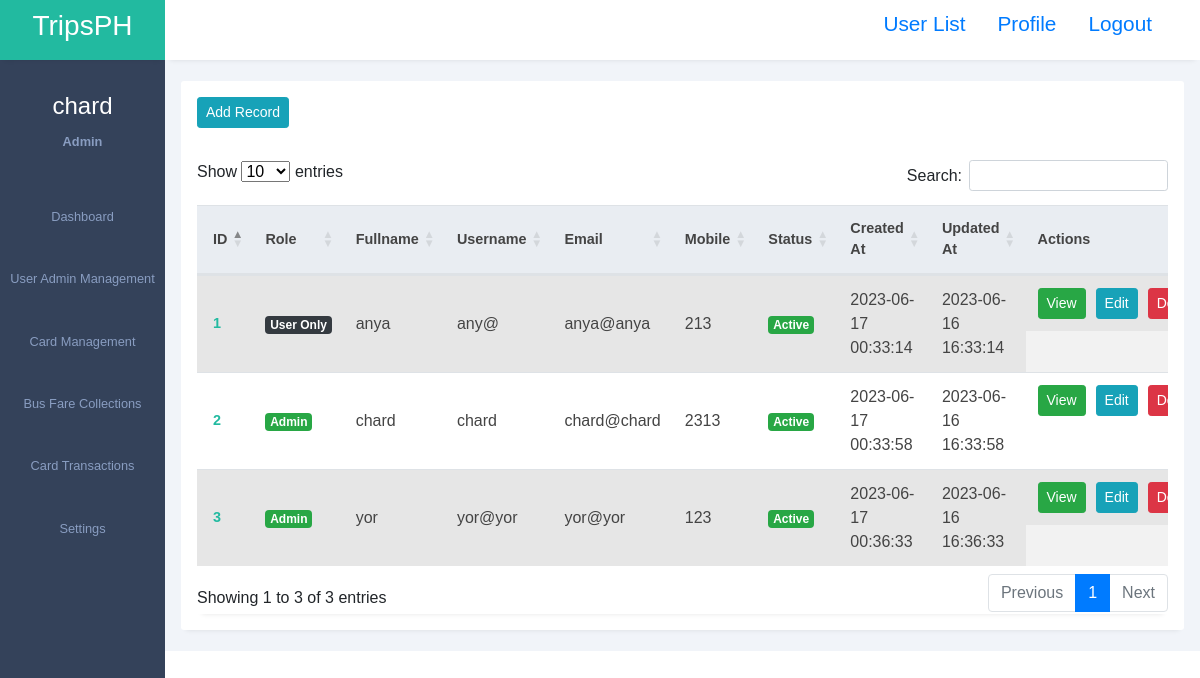
The app's page /admin/adminuser/adminuser.php (signed in) with its own data.
### tables this page shows
CREATE TABLE `tbl_users` (
  `id` int(11) NOT NULL AUTO_INCREMENT,
  `user_role_id` int(11) DEFAULT NULL,
  `full_name` varchar(255) DEFAULT NULL,
  `username` varchar(50) NOT NULL,
  `email` varchar(255) DEFAULT NULL,
  `mobile` varchar(25) DEFAULT NULL,
  `password` varchar(255) NOT NULL,
  `status` tinyint(1) NOT NULL,
  `created_at` TIMESTAMP DEFAULT CURRENT_TIMESTAMP,
  `updated_at` TIMESTAMP NOT NULL DEFAULT CURRENT_TIMESTAMP ON UPDATE CURRENT_TIMESTAMP,
  PRIMARY KEY (`id`)
);

### admin/adminuser/adminuser.php (the view, shortened to what this page needs)
<?php
require_once('../../admin/config.php');
?>
<!DOCTYPE html>
<html lang="en">
<head>
    <link rel="stylesheet" href="assets/styles1.css">
    <link rel="stylesheet" href="https://maxst.icons8.com/vue-static/landings/line-awesome/line-awesome/1.3.0/css/line-awesome.min.css">
    <link rel="stylesheet" href="assets/bootstrap.min.css">
    <link rel="stylesheet" href="https://cdn.datatables.net/1.13.4/css/dataTables.bootstrap5.min.css" />
</head>
<body>
    <div class="sidebar">
        <div class="side-header">
            <h3>T<span>ripsPH</span></h3>
        </div>
        <div class="side-content">
            <div class="profile">
                <h4>
                    <?php
                    if (isset($_SESSION['username'])) {
                        echo $_SESSION['username'];
                    } else {
                        echo 'Default Name';
                    }
                    ?>
                </h4>
                <small>
                    <?php
                    if (isset($_SESSION['user_role_id'])) {
                        $role = 'Default Role';
                        if ($_SESSION['user_role_id'] == 1) {
                            $role = 'Admin';
                        } elseif ($_SESSION['user_role_id'] == 2) {
                            $role = 'Editor';
                        } elseif ($_SESSION['user_role_id'] == 3) {
                            $role = 'User Only';
                        }
                        echo $role;
                    } else {
                        echo 'Default Role';
                    }
                    ?>
                </small>
            </div>
            <div class="side-menu">
                <ul>
                    <li>
                        <a href="../dashboard.php">
                            <small>Dashboard</small>
                        </a>
                    </li>
                    <li>
                        <a href="../admin/user_management.php">
                            <small>User Admin Management</small>
                        </a>
                    </li>
                    <li>
                        <a href="../admin/cardmanagement/card_management.php">
                            <small>Card Management</small>
                        </a>
                    </li>
                    <li>
                        <a href="../admin/busfarecollection/bus_fare_collection.php">
                            <small>Bus Fare Collections</small>
                        </a>
                    </li>
                    <li>
                        <a href="../admin/cardtransactions/card_transactions.php">
                            <small>Card Transactions</small>
                        </a>
                    </li>
                    <li>
                        <a href="../admin/setting/settings.php">
                            <small>Settings</small>
                        </a>
                    </li>
                </ul>
            </div>
        </div>
    </div>
    <div class="main-content">
        <header>
            <div class="header-content">
                <div class="header-menu">
                    <?php if ($_SESSION['user_role_id'] <= 1) { ?>
                        <label for="">
                            <a href="/adminuser.php"><span>User List</span></a>
                        </label>
                    <?php } ?>
                    <label for="">
                        <a href="../adminuser/adminuser.php"><span>Profile</span></a>
                    </label>
                    <label for="">
                        <a href="../logout.php"><span>Logout</span></a>
                    </label>
                </div>
        </header>
        <main>
            <div class="page-content">
                <div class="records table-responsive">
                    <div class="record-header">
                        <div class="add">
                            <?php if (($_SESSION['user_role_id'] == 1) || $_SESSION['user_role_id'] == 2) { ?>
                                <a href="addrecord.php" class="btn btn-info btn-sm">Add Record</a>
                            <?php } else { ?>
                                <a class="btn btn-info btn-sm disabled">Add Record</a>
                            <?php } ?>
                        </div>
                    </div>
                    <div>
                        <div class="record-header">
                            <div class="records table-responsive">
                                <table id="example" class="table table-striped" style="width: 100%">
                                    <thead>
                                        <tr>
                                            <th style="vertical-align: middle;">ID</th>
                                            <th style="vertical-align: middle;">Role</th>
                                            <th style="vertical-align: middle;">Fullname</th>
                                            <th style="vertical-align: middle;">Username</th>
                                            <th style="vertical-align: middle;">Email</th>
                                            <th style="vertical-align: middle;">Mobile</th>
                                            <th style="vertical-align: middle;">Status</th>
                                            <th style="vertical-align: middle;">Created At</th>
                                            <th style="vertical-align: middle;">Updated At</th>
                                            <th style="vertical-align: middle;">Actions</th>
                                        </tr>
                                    </thead>
                                    <tbody>
                                        <?php
                                        $sql = "SELECT u.*, r.user_role FROM `tbl_users` u INNER JOIN `tbl_user_role` r ON u.user_role_id = r.id";
                                        $result = mysqli_query($link, $sql);
                                        while ($row = mysqli_fetch_assoc($result)) {
                                            $status = $row["status"];
                                            $statusBadge = $status == "1" ? "Active" : "Inactive";
                                            $statusClass = $status == "1" ? "badge-success" : "badge-danger";
                                        ?>
                                            <tr>
                                                <td style="vertical-align: middle;"><?php echo $row["id"] ?></td>
                                                <td style="vertical-align: middle;">
                                                    <?php
                                                    $userRole = $row["user_role"];
                                                    if ($userRole == "Admin") {
                                                        echo "<span class='badge badge-lg badge-success text-white'>Admin</span>";
                                                    } elseif ($userRole == "Editor") {
                                                        echo "<span class='badge badge-lg badge-info text-white'>Editor</span>";
                                                    } elseif ($userRole == "User Only") {
                                                        echo "<span class='badge badge-lg badge-dark text-white'>User Only</span>";
                                                    } else {
                                                        echo $userRole;
                                                    }
                                                    ?>
                                                </td>
                                                <td style="vertical-align: middle;"><?php echo $row["full_name"] ?></td>
                                                <td style="vertical-align: middle;"><?php echo $row["username"] ?></td>
                                                <td style="vertical-align: middle;"><?php echo $row["email"] ?></td>
                                                <td style="vertical-align: middle;"><?php echo $row["mobile"] ?></td>
                                                <td style="vertical-align: middle;">
                                                    <span class="badge badge-lg <?php echo $statusClass ?> text-white"><?php echo $statusBadge ?></span>
                                                </td>
                                                <td style="vertical-align: middle;"><?php echo $row["created_at"] ?></td>
                                                <td style="vertical-align: middle;"><?php echo $row["updated_at"] ?></td>
                                                <td class="actions" style="vertical-align: middle;">
                                                    <a class="btn btn-success btn-sm" href="view.php?id=<?php echo $row["id"] ?>">View</a>
                                                    <?php if (($_SESSION['user_role_id'] == 1) || $_SESSION['user_role_id'] == 2) { ?>
                                                        <a class="btn btn-info btn-sm" href="edit.php?id=<?php echo $row["id"] ?>">Edit</a>
                                                        <?php if ($_SESSION['user_role_id'] <= 1) { ?>
                                                            <a class="btn btn-danger btn-sm" href="delete.php?id=<?php echo $row["id"] ?>">Delete</a>
                                                        <?php } ?>
                                                    <?php } ?>
                                                </td>
                                            </tr>
                                        <?php
                                        }
                                        ?>
                                    </tbody>
                                </table>
                            </div>
                        </div>
                    </div>
                </div>
            </div>
        </main>
    </div>
</body>
</html>

### assets/styles1.css (style rules this page uses)
:root { --main-color: #22baa0; --color-dark: #34425a; --text-grey: #b0b0b0; }
* { margin: 0; padding: 0; text-decoration: none; list-style-type: none; box-sizing: border-box; font-family: "Merriweather", sans-serif; }
.sidebar { position: fixed; height: 100%; width: 165px; left: 0; bottom: 0; top: 0; z-index: 100; background: var(--color-dark); transition: left 300ms; }
.side-header { box-shadow: 0px 5px 5px -5px rgb(0 0 0 /10%); background: var(--main-color); height: 60px; display: flex; justify-content: center; align-items: center; }
.side-header h3, side-head span { color: #fff; font-weight: 400; }
.side-content { height: calc(100vh - 60px); overflow: auto; }
.profile { text-align: center; padding: 2rem 0rem; }
.profile h4 { color: #fff; font-weight: 500; }
.profile small { color: #899dc1; font-weight: 600; }
.sidebar { overflow-y: auto; }
.side-menu ul { text-align: center; }
.side-menu a { display: block; padding: 1.2rem 0rem; }
.side-menu a span, .side-menu a small { color: #899dc1; }
.main-content { margin-left: 165px; width: calc(100% - 165px); transition: margin-left 300ms; }
header { position: fixed; right: 0; top: 0; left: 165px; z-index: 100; height: 60px; box-shadow: 0px 5px 5px -5px rgb(0 0 0 /10%); background: #fff; transition: left 300ms; }
.header-content, .header-menu { display: flex; align-items: center; }
.header-content { justify-content: space-between; padding: 0rem 1rem; }
.header-content label:first-child span { font-size: 1.3rem; }
.header-content label { cursor: pointer; }
.header-menu { justify-content: flex-end; padding-top: 0.5rem; }
.header-menu label, .header-menu .notify-icon { margin-right: 2rem; position: relative; }
.header-menu label span, .notify-icon span:first-child { font-size: 1.3rem; }
main { margin-top: 60px; }
.page-content { padding: 1.3rem 1rem; background: #f1f4f9; }
.records { box-shadow: 0px 5px 5px -5px rgb(0 0 0 / 10%); background: #fff; border-radius: 3px; }
.record-header { padding: 1rem; display: flex; justify-content: space-between; align-items: center; }
.add, .browse { display: flex; align-items: center; }
.table-responsive { width: 100%; overflow: auto; }
table { border-collapse: collapse; }
table thead tr { background: #e9edf2; }
table thead th { padding: 1rem 0rem; text-align: left; color: #444; font-size: 0.9rem; }
table thead th:first-child { padding-left: 1rem; }
table tbody td { padding: 1rem 0rem; color: #444; }
table tbody td:first-child { padding-left: 1rem; color: var(--main-color); font-weight: 600; font-size: 0.9rem; }
table tbody tr { border-bottom: 1px solid #dee2e8; }
.actions { display: flex; align-items: center; }
.actions a { display: inline-block; margin-right: 10px; }

### records on screen
tbl_users: id "1", shows "User Only", full_name "anya", username "any@", email "anya@anya", mobile "213", status "Active", created_at "2023-06-17 00:33:14", updated_at "2023-06-16 16:33:14"
tbl_users: id "2", shows "Admin", full_name "chard", username "chard", email "chard@chard", mobile "2313", status "Active", created_at "2023-06-17 00:33:58", updated_at "2023-06-16 16:33:58"
tbl_users: id "3", shows "Admin", full_name "yor", username "yor@yor", email "yor@yor", mobile "123", status "Active", created_at "2023-06-17 00:36:33", updated_at "2023-06-16 16:36:33"

### other values on screen
$_SESSION['username'] "chard"
$role "Admin"
